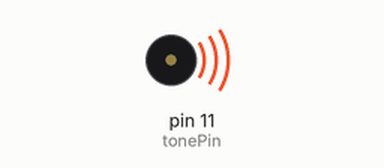
This sketch was run on a simulated Arduino Uno, built with avr-gcc and run on an emulated ATmega328P. Shown: buzzer (waves = sounding).

Above: at 0.1 s.
Timing chart, 0 to 40.0 s (numbered marks = the images above):
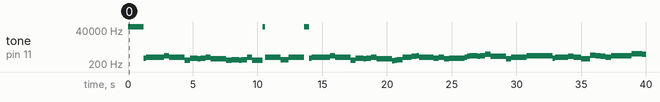

Measured:
- by itself, tone on pin 11 (tonePin): plays 65535 Hz for 1.2 s, 495 Hz for 0.20 s, 556 Hz for 0.20 s, 589 Hz for 0.60 s, 556 Hz for 0.20 s, 589 Hz for 0.40 s … (79 notes in this stretch)

The sketch:

Buzzer_cannon_180619.ino
```cpp
#include "pitches.h"
#include "define_tone.h"
#include "music.h"

const int tonePin=11;//蜂鳴器的pin
int length;//這裡定義一個變數，後面用來表示共有多少個音符
void setup()
{
  pinMode(tonePin,OUTPUT);//設置蜂鳴器的pin為輸出模式
  length = sizeof(tune)/sizeof(tune[0]);
  //這裡用了一個sizeof函式，可以查出tone序列裡有多少個音符
}

void loop()
{
  for(int x=0;x<length;x++)//迴圈音符的次數
  {
    tone(tonePin,tune[x]);//此函數依次播放tune序列裡的陣列，即每個音符
    delay(400*duration[x]);//每個音符持續的時間，即節拍duration，
    //400是調整時間的越大，曲子速度越慢，越小曲子速度越快，自己掌握吧
    noTone(tonePin);//停止當前音符，進入下一音符
  }
  delay(3000);//等待3秒後，迴圈重新開始
}
```

define_tone.h
```cpp
#define NOTE_D0 -1
#define NOTE_D1 294
#define NOTE_D2 330
#define NOTE_D3 350
#define NOTE_D4 393
#define NOTE_D5 441
#define NOTE_D6 495
#define NOTE_D7 556

#define NOTE_DL1 147
#define NOTE_DL2 165
#define NOTE_DL3 175
#define NOTE_DL4 196
#define NOTE_DL5 221
#define NOTE_DL6 248
#define NOTE_DL7 278

#define NOTE_DH1 589
#define NOTE_DH2 661
#define NOTE_DH3 700
#define NOTE_DH4 786
#define NOTE_DH5 882
#define NOTE_DH6 990
#define NOTE_DH7 112
//以上部分是定義是把每個音符和頻率值對應起來，其實不用打這麼多，
//但是都打上了，後面可以隨意編寫D調的各種歌，我這裡用NOTE_D+數位表示音符，
//NOTE_DH+數位表示上面有點的那種音符，NOTE_DL+數位表示下面有點的那種音符。
//這樣後面寫起來比較好識別。
#define WHOLE 1
#define HALF 0.5
#define QUARTER 0.25
#define EIGHTH 0.25
#define SIXTEENTH 0.625
//這部分是用英文對應了拍子，這樣後面也比較好看
```

music.h
```cpp
//------------------以下是歌曲的音符及節奏---------------------
int tune[] =
{//整首歌的音符
 NOTE_D0,NOTE_D0,NOTE_D0,NOTE_D6,NOTE_D7,NOTE_DH1,NOTE_D7,NOTE_DH1,NOTE_DH3,NOTE_D7,NOTE_D7,NOTE_D7,NOTE_D3,NOTE_D3,
 NOTE_D6,NOTE_D5,NOTE_D6,NOTE_DH1,NOTE_D5,NOTE_D5,NOTE_D5,NOTE_D3,NOTE_D4,NOTE_D3,NOTE_D4,NOTE_DH1,
 NOTE_D3,NOTE_D3,NOTE_D0,NOTE_DH1,NOTE_DH1,NOTE_DH1,NOTE_D7,NOTE_D4,NOTE_D4,NOTE_D7,NOTE_D7,NOTE_D7,NOTE_D0,NOTE_D6,NOTE_D7,
 NOTE_DH1,NOTE_D7,NOTE_DH1,NOTE_DH3,NOTE_D7,NOTE_D7,NOTE_D7,NOTE_D3,NOTE_D3,NOTE_D6,NOTE_D5,NOTE_D6,NOTE_DH1,
 NOTE_D5,NOTE_D5,NOTE_D5,NOTE_D2,NOTE_D3,NOTE_D4,NOTE_DH1,NOTE_D7,NOTE_D7,NOTE_DH1,NOTE_DH1,NOTE_DH2,NOTE_DH2,NOTE_DH3,NOTE_DH1,NOTE_DH1,NOTE_DH1,
 NOTE_DH1,NOTE_D7,NOTE_D6,NOTE_D6,NOTE_D7,NOTE_D5,NOTE_D6,NOTE_D6,NOTE_D6,NOTE_DH1,NOTE_DH2,NOTE_DH3,NOTE_DH2,NOTE_DH3,NOTE_DH5,
 NOTE_DH2,NOTE_DH2,NOTE_DH2,NOTE_D5,NOTE_D5,NOTE_DH1,NOTE_D7,NOTE_DH1,NOTE_DH3,NOTE_DH3,NOTE_DH3,NOTE_DH3,NOTE_DH3,
 NOTE_D6,NOTE_D7,NOTE_DH1,NOTE_D7,NOTE_DH2,NOTE_DH2,NOTE_DH1,NOTE_D5,NOTE_D5,NOTE_D5,NOTE_DH4,NOTE_DH3,NOTE_DH2,NOTE_DH1,
 NOTE_DH3,NOTE_DH3,NOTE_DH3,NOTE_DH3,NOTE_DH6,NOTE_DH6,NOTE_DH5,NOTE_DH5,NOTE_DH3,NOTE_DH2,NOTE_DH1,NOTE_DH1,NOTE_D0,NOTE_DH1,
 NOTE_DH2,NOTE_DH1,NOTE_DH2,NOTE_DH2,NOTE_DH5,NOTE_DH3,NOTE_DH3,NOTE_DH3,NOTE_DH3,NOTE_DH6,NOTE_DH6,NOTE_DH5,NOTE_DH5,
 NOTE_DH3,NOTE_DH2,NOTE_DH1,NOTE_DH1,NOTE_D0,NOTE_DH1,NOTE_DH2,NOTE_DH1,NOTE_DH2,NOTE_DH2,NOTE_D7,NOTE_D6,NOTE_D6,NOTE_D6,NOTE_D6,NOTE_D7
};//這部分就是整首曲子的音符部分，用了一個序列定義為tune，整數

float duration[]=
{//整首歌的節奏
  1,1,1,0.5,0.5,     1+0.5,0.5,1,1,     1,1,1,0.5,0.5,
  1+0.5,0.5,1,1,     1,1,1,1,          1+0.5,0.5,1,1,
  1,1,0.5,0.5,0.5,0.5,    1+0.5,0.5,1,1,     1,1,1,0.5,0.5,
  1+0.5,0.5,1,1,    1,1,1,0.5,0.5,     1+0.5,0.5,1,1,
  1,1,1,0.5,0.5,    1,0.5,0.25,0.25,0.25,0.5,    0.5,0.5,0.5,0.25,0.5,1,
  0.5,0.5,0.5,0.5,1,1,    1,1,1,0.5,0.5,    1+0.5,0.5,1,1,
  1,1,1,0.5,0.5,    1.5,0.5,1,1,    1,1,1,1,
  0.5,0.5,1,1,0.5,0.5,    1.5,0.25,0.5,1,    1,1,1,1,
  1,1,1,1,    1,1,1,1,    0.5,0.5,1,1,0.5,0.5,
  1,0.5,0.5,1,1,    1,1,1,1,    1,1,1,1,
  0.5,0.5,1,1,0.5,0.5,    1,0.5,0.25,0.5,1,    1,1,1,0.5,0.5
};//這部分是整首曲子的接拍部分，也定義個序列duration，
//浮點（陣列的個數和前面音符的個數是一樣的，一一對應麼）
```

pitches.h
```cpp
/*************************************************
 * Public Constants
 *************************************************/

#define NOTE_B0  31
#define NOTE_C1  33
#define NOTE_CS1 35
#define NOTE_D1  37
#define NOTE_DS1 39
#define NOTE_E1  41
#define NOTE_F1  44
#define NOTE_FS1 46
#define NOTE_G1  49
#define NOTE_GS1 52
#define NOTE_A1  55
#define NOTE_AS1 58
#define NOTE_B1  62
#define NOTE_C2  65
#define NOTE_CS2 69
#define NOTE_D2  73
#define NOTE_DS2 78
#define NOTE_E2  82
#define NOTE_F2  87
#define NOTE_FS2 93
#define NOTE_G2  98
#define NOTE_GS2 104
#define NOTE_A2  110
#define NOTE_AS2 117
#define NOTE_B2  123
#define NOTE_C3  131
#define NOTE_CS3 139
#define NOTE_D3  147
#define NOTE_DS3 156
#define NOTE_E3  165
#define NOTE_F3  175
#define NOTE_FS3 185
#define NOTE_G3  196
#define NOTE_GS3 208
#define NOTE_A3  220
#define NOTE_AS3 233
#define NOTE_B3  247
#define NOTE_C4  262
#define NOTE_CS4 277
#define NOTE_D4  294
#define NOTE_DS4 311
#define NOTE_E4  330
#define NOTE_F4  349
#define NOTE_FS4 370
#define NOTE_G4  392
#define NOTE_GS4 415
#define NOTE_A4  440
#define NOTE_AS4 466
#define NOTE_B4  494
#define NOTE_C5  523
#define NOTE_CS5 554
#define NOTE_D5  587
#define NOTE_DS5 622
#define NOTE_E5  659
#define NOTE_F5  698
#define NOTE_FS5 740
#define NOTE_G5  784
#define NOTE_GS5 831
#define NOTE_A5  880
#define NOTE_AS5 932
#define NOTE_B5  988
#define NOTE_C6  1047
#define NOTE_CS6 1109
#define NOTE_D6  1175
#define NOTE_DS6 1245
#define NOTE_E6  1319
#define NOTE_F6  1397
#define NOTE_FS6 1480
#define NOTE_G6  1568
#define NOTE_GS6 1661
#define NOTE_A6  1760
#define NOTE_AS6 1865
#define NOTE_B6  1976
#define NOTE_C7  2093
#define NOTE_CS7 2217
#define NOTE_D7  2349
#define NOTE_DS7 2489
#define NOTE_E7  2637
#define NOTE_F7  2794
#define NOTE_FS7 2960
#define NOTE_G7  3136
#define NOTE_GS7 3322
#define NOTE_A7  3520
#define NOTE_AS7 3729
#define NOTE_B7  3951
#define NOTE_C8  4186
#define NOTE_CS8 4435
#define NOTE_D8  4699
#define NOTE_DS8 4978
```
